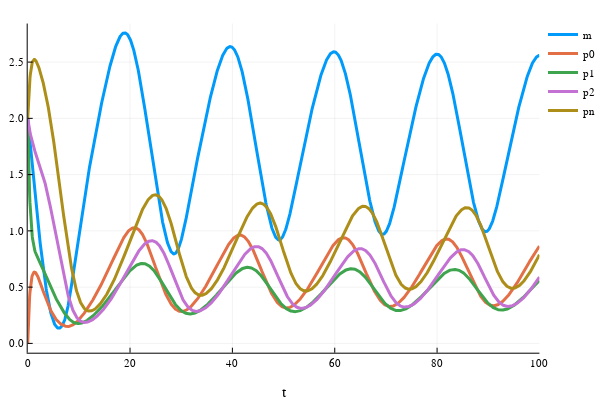

Write notebook code for a chart like this one.
### Code cell
plot(sol, label=labels)

### Figure 1 — Plotly figure (JSON) as saved in the notebook; plotly's stock layout.template omitted (floating-point values rounded to 4 significant figures; data arrays with more than 128 entries replaced by an {"elided": "..."} marker saying what was removed)
{"data": [{"colorbar": {"title": ""}, "hoverinfo": "text", "legendgroup": "m", "line": {"color": "rgba(0, 154, 250, 1.000)", "dash": "solid", "shape": "linear", "width": 3}, "mode": "lines", "name": "m", "showlegend": true, "text": {"elided": "1580 null values"}, "type": "scatter", "x": {"elided": "1580 float values"}, "xaxis": "x1", "y": {"elided": "1580 float values"}, "yaxis": "y1", "zmax": 0.1, "zmin": -0.1}, {"colorbar": {"title": ""}, "hoverinfo": "text", "legendgroup": "p0", "line": {"color": "rgba(227, 111, 71, 1.000)", "dash": "solid", "shape": "linear", "width": 3}, "mode": "lines", "name": "p0", "showlegend": true, "text": {"elided": "1580 null values"}, "type": "scatter", "x": {"elided": "1580 float values"}, "xaxis": "x1", "y": {"elided": "1580 float values"}, "yaxis": "y1", "zmax": 0.1, "zmin": -0.1}, {"colorbar": {"title": ""}, "hoverinfo": "text", "legendgroup": "p1", "line": {"color": "rgba(62, 164, 78, 1.000)", "dash": "solid", "shape": "linear", "width": 3}, "mode": "lines", "name": "p1", "showlegend": true, "text": {"elided": "1580 null values"}, "type": "scatter", "x": {"elided": "1580 float values"}, "xaxis": "x1", "y": {"elided": "1580 float values"}, "yaxis": "y1", "zmax": 0.1, "zmin": -0.1}, {"colorbar": {"title": ""}, "hoverinfo": "text", "legendgroup": "p2", "line": {"color": "rgba(195, 113, 210, 1.000)", "dash": "solid", "shape": "linear", "width": 3}, "mode": "lines", "name": "p2", "showlegend": true, "text": {"elided": "1580 null values"}, "type": "scatter", "x": {"elided": "1580 float values"}, "xaxis": "x1", "y": {"elided": "1580 float values"}, "yaxis": "y1", "zmax": 0.1, "zmin": -0.1}, {"colorbar": {"title": ""}, "hoverinfo": "text", "legendgroup": "pn", "line": {"color": "rgba(172, 142, 24, 1.000)", "dash": "solid", "shape": "linear", "width": 3}, "mode": "lines", "name": "pn", "showlegend": true, "text": {"elided": "1580 null values"}, "type": "scatter", "x": {"elided": "1580 float values"}, "xaxis": "x1", "y": {"elided": "1580 float values"}, "yaxis": "y1", "zmax": 0.1, "zmin": -0.1}], "layout": {"annotations": [], "height": 400, "legend": {"bgcolor": "rgba(255, 255, 255, 1.000)", "bordercolor": "rgba(0, 0, 0, 1.000)", "font": {"color": "rgba(0, 0, 0, 1.000)", "family": "sans-serif", "size": 11}, "tracegroupgap": 0, "x": 1, "y": 1}, "margin": {"b": 20, "l": 0, "r": 0, "t": 20}, "paper_bgcolor": "rgba(255, 255, 255, 1.000)", "plot_bgcolor": "rgba(255, 255, 255, 1.000)", "showlegend": true, "width": 600, "xaxis": {"anchor": "y1", "domain": [0.05101, 0.9934], "gridcolor": "rgba(0, 0, 0, 0.100)", "gridwidth": 0.5, "linecolor": "rgba(0, 0, 0, 1.000)", "mirror": false, "range": [0, 100], "showgrid": true, "showline": true, "showticklabels": true, "tickangle": 0, "tickcolor": "rgb(0, 0, 0)", "tickfont": {"color": "rgba(0, 0, 0, 1.000)", "family": "sans-serif", "size": 11}, "tickmode": "array", "ticks": "inside", "ticktext": ["0", "20", "40", "60", "80", "100"], "tickvals": [0, 20, 40, 60, 80, 100], "title": "t", "titlefont": {"color": "rgba(0, 0, 0, 1.000)", "family": "sans-serif", "size": 15}, "type": "-", "visible": true, "zeroline": false, "zerolinecolor": "rgba(0, 0, 0, 1.000)"}, "yaxis": {"anchor": "x1", "domain": [0.07581, 0.9902], "gridcolor": "rgba(0, 0, 0, 0.100)", "gridwidth": 0.5, "linecolor": "rgba(0, 0, 0, 1.000)", "mirror": false, "range": [-0.0828, 2.843], "showgrid": true, "showline": true, "showticklabels": true, "tickangle": 0, "tickcolor": "rgb(0, 0, 0)", "tickfont": {"color": "rgba(0, 0, 0, 1.000)", "family": "sans-serif", "size": 11}, "tickmode": "array", "ticks": "inside", "ticktext": ["0.0", "0.5", "1.0", "1.5", "2.0", "2.5"], "tickvals": [0, 0.5, 1, 1.5, 2, 2.5], "title": "", "titlefont": {"color": "rgba(0, 0, 0, 1.000)", "family": "sans-serif", "size": 15}, "type": "-", "visible": true, "zeroline": false, "zerolinecolor": "rgba(0, 0, 0, 1.000)"}}}
